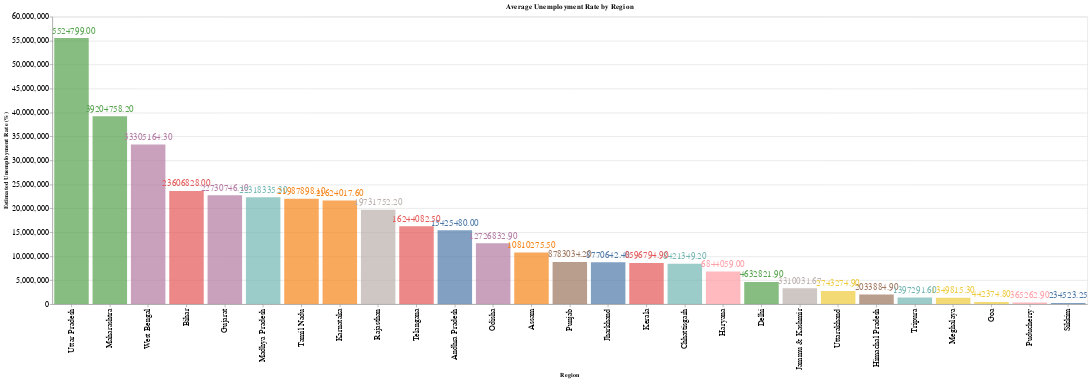

The cell this chart's notebook holds for it:
### Code cell
import altair as alt
# Group data by region and calculate mean unemployment rate
mean_unemployment_by_region = df.groupby('Region')['Estimated Employed'].mean().reset_index()

# Create the bar chart
bars = alt.Chart(mean_unemployment_by_region).mark_bar(opacity=0.7).encode(
    x=alt.X('Region', title='Region', sort='-y'),
    y=alt.Y('Estimated Employed', title='Estimated Unemployment Rate (%)'),
    color=alt.Color('Region', legend=None),
    tooltip=['Region', alt.Tooltip('Estimated Employed', title='Mean Unemployment Rate')]).properties(title='Average Unemployment Rate by Region',
    width=1800,
    height=500)

# Add annotations for mean values
annotations = bars.mark_text(align='center', baseline='bottom', dy=-5).encode(
    text=alt.Text('Estimated Employed:Q', format='.2f'),size=alt.value(16)
)

# Combine the bars and annotations
chart = (bars + annotations)

# Show the chart
chart.configure(background='white').interactive().configure_axis(labelFontSize=14)

### Figure 1 — Vega-Lite specification as saved in the notebook (floating-point values rounded to 4 significant figures)
{"config": {"view": {"continuousWidth": 400, "continuousHeight": 300}, "axis": {"labelFontSize": 14}, "background": "white"}, "layer": [{"mark": {"type": "bar", "opacity": 0.7}, "encoding": {"color": {"field": "Region", "legend": null, "type": "nominal"}, "tooltip": [{"field": "Region", "type": "nominal"}, {"field": "Estimated Employed", "title": "Mean Unemployment Rate", "type": "quantitative"}], "x": {"field": "Region", "sort": "-y", "title": "Region", "type": "nominal"}, "y": {"field": "Estimated Employed", "title": "Estimated Unemployment Rate (%)", "type": "quantitative"}}, "height": 500, "selection": {"selector005": {"type": "interval", "bind": "scales", "encodings": ["x", "y"]}}, "title": "Average Unemployment Rate by Region", "width": 1800}, {"mark": {"type": "text", "align": "center", "baseline": "bottom", "dy": -5}, "encoding": {"color": {"field": "Region", "legend": null, "type": "nominal"}, "size": {"value": 16}, "text": {"field": "Estimated Employed", "format": ".2f", "type": "quantitative"}, "tooltip": [{"field": "Region", "type": "nominal"}, {"field": "Estimated Employed", "title": "Mean Unemployment Rate", "type": "quantitative"}], "x": {"field": "Region", "sort": "-y", "title": "Region", "type": "nominal"}, "y": {"field": "Estimated Employed", "title": "Estimated Unemployment Rate (%)", "type": "quantitative"}}, "height": 500, "title": "Average Unemployment Rate by Region", "width": 1800}], "data": {"name": "data-045c36159df4f7707c9272a9efb7bcf0"}, "$schema": "https://vega.github.io/schema/vega-lite/v4.17.0.json", "datasets": {"data-045c36159df4f7707c9272a9efb7bcf0": [{"Region": "Andhra Pradesh", "Estimated Employed": 15430000.0}, {"Region": "Assam", "Estimated Employed": 10810000.0}, {"Region": "Bihar", "Estimated Employed": 23610000.0}, {"Region": "Chhattisgarh", "Estimated Employed": 8421000.0}, {"Region": "Delhi", "Estimated Employed": 4633000.0}, {"Region": "Goa", "Estimated Employed": 442400.0}, {"Region": "Gujarat", "Estimated Employed": 22730000.0}, {"Region": "Haryana", "Estimated Employed": 6844000.0}, {"Region": "Himachal Pradesh", "Estimated Employed": 2034000.0}, {"Region": "Jammu & Kashmir", "Estimated Employed": 3310000.0}, {"Region": "Jharkhand", "Estimated Employed": 8771000.0}, {"Region": "Karnataka", "Estimated Employed": 21620000.0}, {"Region": "Kerala", "Estimated Employed": 8597000.0}, {"Region": "Madhya Pradesh", "Estimated Employed": 22320000.0}, {"Region": "Maharashtra", "Estimated Employed": 39200000.0}, {"Region": "Meghalaya", "Estimated Employed": 1350000.0}, {"Region": "Odisha", "Estimated Employed": 12730000.0}, {"Region": "Puducherry", "Estimated Employed": 365300.0}, {"Region": "Punjab", "Estimated Employed": 8783000.0}, {"Region": "Rajasthan", "Estimated Employed": 19730000.0}, {"Region": "Sikkim", "Estimated Employed": 234500.0}, {"Region": "Tamil Nadu", "Estimated Employed": 21990000.0}, {"Region": "Telangana", "Estimated Employed": 16240000.0}, {"Region": "Tripura", "Estimated Employed": 1397000.0}, {"Region": "Uttar Pradesh", "Estimated Employed": 55520000.0}, {"Region": "Uttarakhand", "Estimated Employed": 2743000.0}, {"Region": "West Bengal", "Estimated Employed": 33310000.0}]}}
